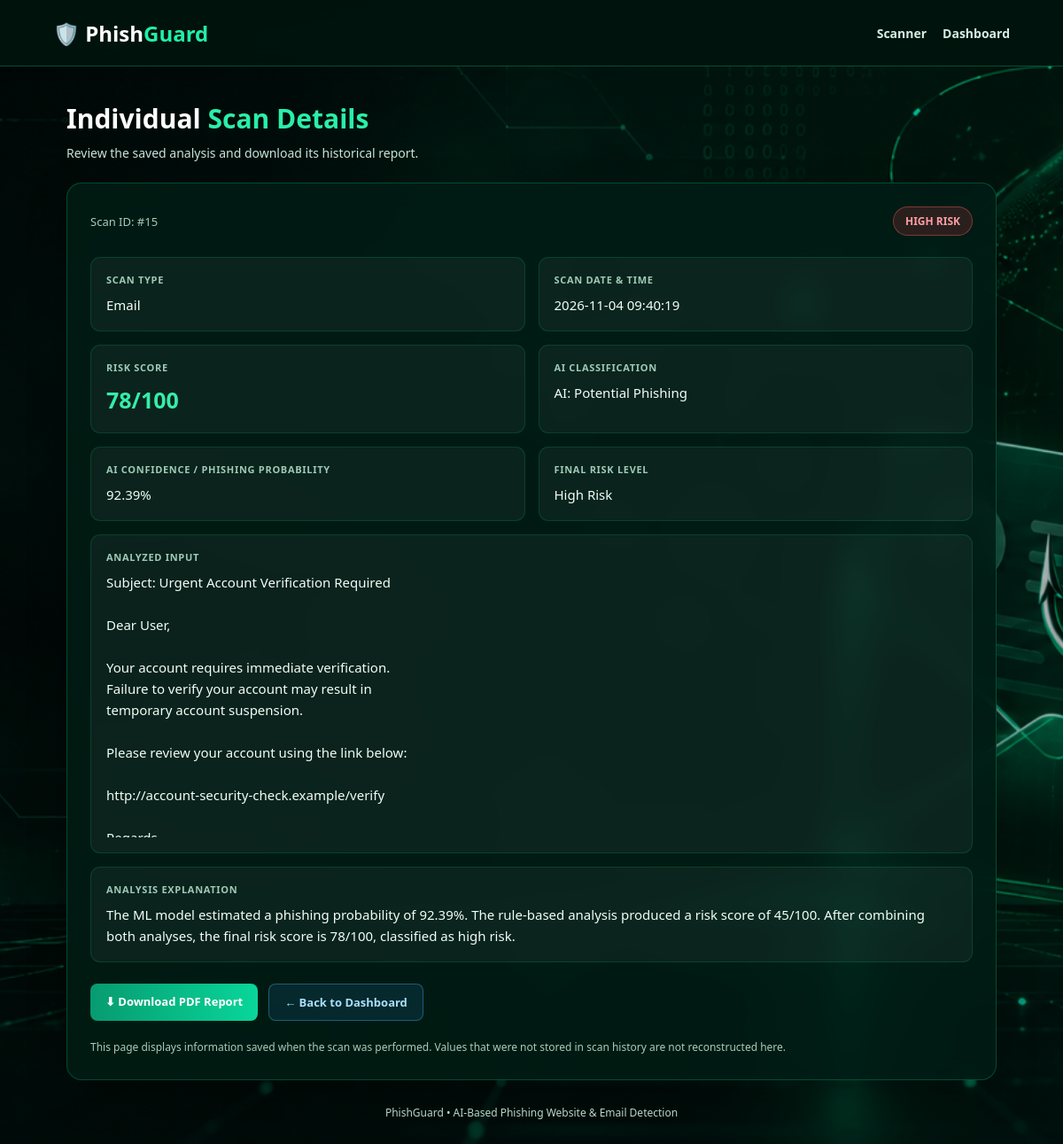
Screenshot of /scan/15 (signed in) with the database file from the repository.
### tables this page shows
CREATE TABLE scans (
            id INTEGER PRIMARY KEY AUTOINCREMENT,
            user_id INTEGER NOT NULL,
            input_type TEXT NOT NULL,
            analyzed_input TEXT NOT NULL,
            risk_score INTEGER NOT NULL,
            risk_level TEXT NOT NULL,
            ai_status TEXT,
            ai_confidence REAL,
            explanation TEXT,
            created_at TIMESTAMP DEFAULT CURRENT_TIMESTAMP,
            FOREIGN KEY (user_id) REFERENCES users(id)
        );

### app.py (the view)
@app.route("/scan/<int:scan_id>")
@login_required
def scan_details(scan_id):
    conn = get_db_connection()
    scan = conn.execute(
        """
        SELECT *
        FROM scans
        WHERE id = ? AND user_id = ?
        """,
        (scan_id, session["user_id"])
    ).fetchone()
    conn.close()
    if scan is None:
        flash("Scan record not found.", "warning")
        return redirect(url_for("dashboard"))
    return render_template("scan_details.html", scan=scan)

### app.py (called while the page is built)
def login_required(view_function):
    @wraps(view_function)
    def wrapper(*args, **kwargs):
        if "user_id" not in session:
            flash("Please log in to continue.", "warning")
            return redirect(url_for("login"))
        return view_function(*args, **kwargs)
    return wrapper

### auth/database.py (called while the page is built)
def get_db_connection():
    conn = sqlite3.connect(DB_PATH)
    conn.row_factory = sqlite3.Row
    return conn

### templates/scan_details.html (shortened to what this page needs)
<!DOCTYPE html>
<html lang="en">
<head>
</head>
<body>
    <nav class="navbar">
        <div class="brand">🛡️ Phish<span>Guard</span></div>
        <div class="nav-links">
            <a href="{{ url_for('home') }}">Scanner</a>
            <a href="{{ url_for('dashboard') }}">Dashboard</a>
        </div>
    </nav>
    <main class="container">
        <section class="heading">
            <h1>Individual <span>Scan Details</span></h1>
            <p>Review the saved analysis and download its historical report.</p>
        </section>
        <section class="details-card glass">
            {% set risk = scan['risk_level']|default('')|lower|trim|replace(' risk', '') %}
            <div class="topline">
                <div class="scan-id">Scan ID: #{{ scan['id'] }}</div>
                {% if risk == 'high' %}
                    <span class="risk risk-high">High Risk</span>
                {% elif risk == 'medium' %}
                    <span class="risk risk-medium">Medium Risk</span>
                {% elif risk == 'low' %}
                    <span class="risk risk-low">Low Risk</span>
                {% else %}
                    <span class="risk risk-unknown">Unknown Risk</span>
                {% endif %}
            </div>
            <div class="grid">
                <div class="field">
                    <div class="field-label">Scan Type</div>
                    <div class="field-value">{{ scan['input_type'] }}</div>
                </div>
                <div class="field">
                    <div class="field-label">Scan Date &amp; Time</div>
                    <div class="field-value">{{ scan['created_at'] }}</div>
                </div>
                <div class="field">
                    <div class="field-label">Risk Score</div>
                    <div class="field-value score">{{ scan['risk_score'] }}/100</div>
                </div>
                <div class="field">
                    <div class="field-label">AI Classification</div>
                    <div class="field-value">{{ scan['ai_status']|default('Not available', true) }}</div>
                </div>
                <div class="field">
                    <div class="field-label">AI Confidence / Phishing Probability</div>
                    <div class="field-value">
                        {% if scan['ai_confidence'] is not none %}
                            {{ scan['ai_confidence'] }}%
                        {% else %}
                            Not available
                        {% endif %}
                    </div>
                </div>
                <div class="field">
                    <div class="field-label">Final Risk Level</div>
                    <div class="field-value">{{ scan['risk_level'] }}</div>
                </div>
                <div class="field wide">
                    <div class="field-label">Analyzed Input</div>
                    <div class="field-value input-value">{{ scan['analyzed_input'] }}</div>
                </div>
                <div class="field wide">
                    <div class="field-label">Analysis Explanation</div>
                    <div class="field-value explanation">{{ scan['explanation']|default('No explanation was saved for this scan.', true) }}</div>
                </div>
            </div>
            <div class="actions">
                <a class="btn primary" href="{{ url_for('download_scan_report', scan_id=scan['id']) }}">⬇ Download PDF Report</a>
                <a class="btn secondary" href="{{ url_for('dashboard') }}">← Back to Dashboard</a>
            </div>
            <p class="note">
                This page displays information saved when the scan was performed.
                Values that were not stored in scan history are not reconstructed here.
            </p>
        </section>
        <footer class="footer">PhishGuard • AI-Based Phishing Website &amp; Email Detection</footer>
    </main>
</body>
</html>

### rows the page displays
scans: id "15", input_type "Email", created_at "2026-11-04 09:40:19", risk_score "78", ai_status "AI: Potential Phishing", ai_confidence "92.39", risk_level "High Risk", analyzed_input "Subject: Urgent Account Verification Required Dear User, Your account requires immediate verification. Failure to verify your account may result in temporary account suspension. Please review your account using the link below: http://account-security-check.example/verify…", explanation "The ML model estimated a phishing probability of 92.39%. The rule-based analysis produced a risk score of 45/100. After combining both analyses, the final risk score is 78/100, classified as high risk."
